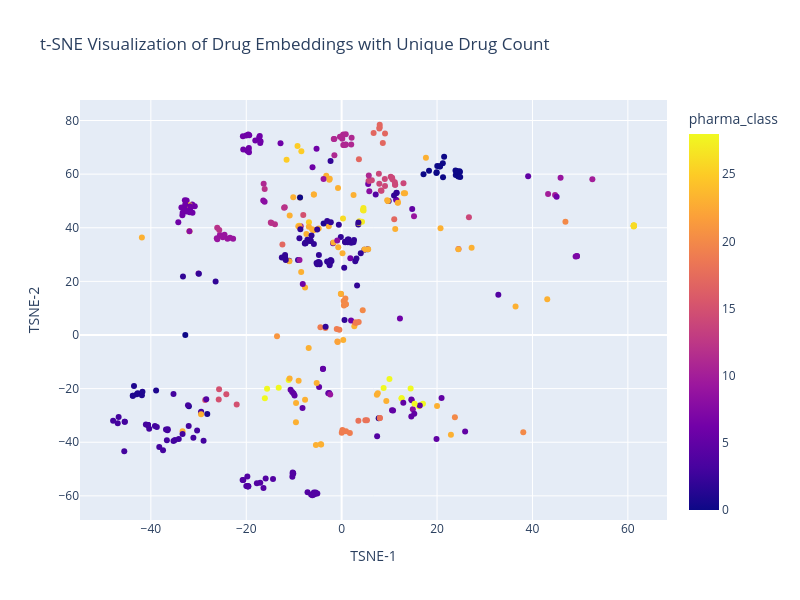

Source (notebook cell):
### Code cell
color_sequence = px.colors.qualitative.Set1

bins = [0, 1, 2, 4, 7, 10, 11]
count_bins = pd.cut(embedding["drug_unique_count"], bins=bins, right=False)

fig = px.scatter(
    embedding,
    x="TSNE-1",
    y="TSNE-2",
    color=embedding["pharma_class"],  # embedding['drug_unique_count'],
    color_discrete_sequence=color_sequence,
    # use hover_data to show drug IDs
    hover_data=[
        embedding.index,
        "pharma_class",
        #'Discription',
        "drug_count",
        "drug_unique_count",
    ],
    title="t-SNE Visualization of Drug Embeddings with Unique Drug Count",
    width=800,
    height=600,
)
fig.show()

### Figure 1 — Plotly figure (JSON) as saved in the notebook; plotly's stock layout.template omitted (floating-point values rounded to 4 significant figures; data arrays with more than 128 entries replaced by an {"elided": "..."} marker saying what was removed)
{"data": [{"customdata": {"elided": "444x4 mixed values"}, "hovertemplate": "TSNE-1=%{x}<br>TSNE-2=%{y}<br>index=%{customdata[0]}<br>pharma_class=%{marker.color}<br>drug_count=%{customdata[2]}<br>drug_unique_count=%{customdata[3]}<extra></extra>", "legendgroup": "", "marker": {"color": {"elided": "444 int values"}, "coloraxis": "coloraxis", "symbol": "circle"}, "mode": "markers", "name": "", "orientation": "v", "showlegend": false, "type": "scatter", "x": {"elided": "444 float values"}, "xaxis": "x", "y": {"elided": "444 float values"}, "yaxis": "y"}], "layout": {"coloraxis": {"colorbar": {"title": {"text": "pharma_class"}}, "colorscale": [[0, "#0d0887"], [0.1111, "#46039f"], [0.2222, "#7201a8"], [0.3333, "#9c179e"], [0.4444, "#bd3786"], [0.5556, "#d8576b"], [0.6667, "#ed7953"], [0.7778, "#fb9f3a"], [0.8889, "#fdca26"], [1, "#f0f921"]]}, "height": 600, "legend": {"tracegroupgap": 0}, "title": {"text": "t-SNE Visualization of Drug Embeddings with Unique Drug Count"}, "width": 800, "xaxis": {"anchor": "y", "domain": [0, 1], "title": {"text": "TSNE-1"}}, "yaxis": {"anchor": "x", "domain": [0, 1], "title": {"text": "TSNE-2"}}}}
